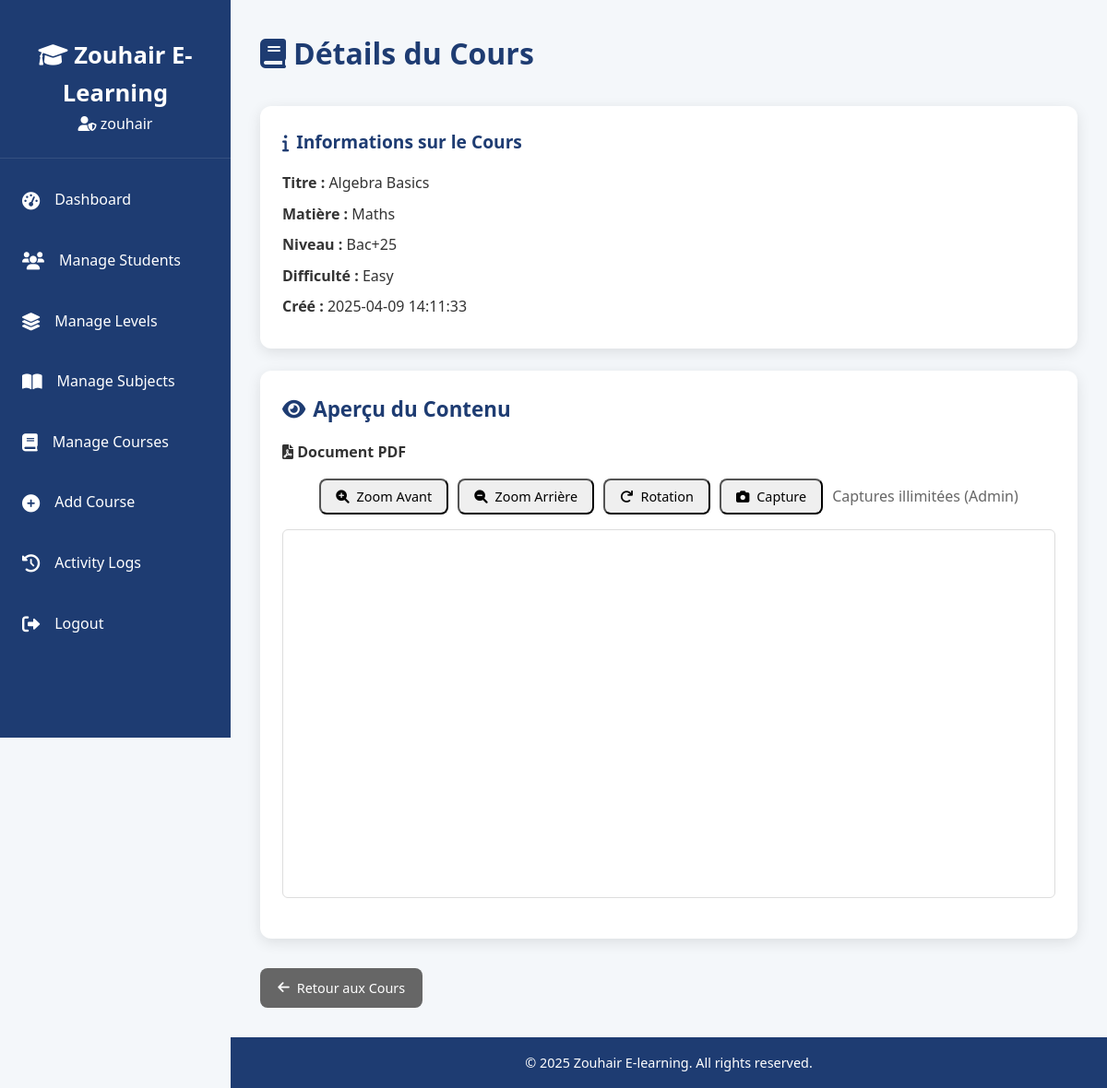
/admin/view_course.php?id=1 (signed in), run on the app's committed database.
### tables this page shows
CREATE TABLE `courses` (
  `id` int(11) NOT NULL,
  `title` varchar(100) NOT NULL,
  `subject_id` int(11) NOT NULL,
  `difficulty` enum('Easy','Medium','Hard') NOT NULL,
  `created_at` datetime DEFAULT current_timestamp()
);

CREATE TABLE `subjects` (
  `id` int(11) NOT NULL,
  `name` varchar(50) NOT NULL,
  `level_id` int(11) NOT NULL,
  `created_at` datetime DEFAULT current_timestamp()
);

CREATE TABLE `levels` (
  `id` int(11) NOT NULL,
  `name` varchar(50) NOT NULL,
  `description` text DEFAULT NULL,
  `created_at` datetime DEFAULT current_timestamp()
);

### admin/view_course.php (the view, shortened to what this page needs)
<?php
require_once '../includes/db_connect.php';
$course_id = (int)$_GET['id'];
$course = $db->query("
    SELECT c.*, s.name AS subject_name, l.name AS level_name
    FROM courses c
    JOIN subjects s ON c.subject_id = s.id
    JOIN levels l ON s.level_id = l.id
    WHERE c.id = $course_id
")->fetch_assoc();
$contents_query = $db->query("SELECT content_type, content_path FROM course_contents WHERE course_id = $course_id");
$contents = [];
while ($row = $contents_query->fetch_assoc()) {
    if ($row['content_type'] === 'PDF') {
        $contents['PDF'] = "serve_pdf.php?file=" . urlencode(basename($row['content_path'])) . "&course_id=" . $course_id;
    } elseif ($row['content_type'] === 'Video') {
        $contents['Video'] = $row['content_path'];
        if (strpos($contents['Video'], 'youtube.com/watch?v=') !== false) {
            $video_id = explode('v=', $contents['Video'])[1];
            $contents['Video'] = "https://www.youtube.com/embed/" . $video_id;
        }
    }
}
?>
<!DOCTYPE html>
<html lang="fr">
<head>
    <link rel="stylesheet" href="../assets/css/admin.css">
    <link rel="stylesheet" href="https://cdnjs.cloudflare.com/ajax/libs/font-awesome/6.0.0-beta3/css/all.min.css">
</head>
<body oncontextmenu="return false;">
    <?php include '../includes/header.php'; ?>
    <main class="dashboard">
        <h1><i class="fas fa-book"></i> Détails du Cours</h1>
        <div class="detail-card">
            <h3><i class="fas fa-info"></i> Informations sur le Cours</h3>
            <p><strong>Titre :</strong> <?php echo htmlspecialchars($course['title']); ?></p>
            <p><strong>Matière :</strong> <?php echo htmlspecialchars($course['subject_name']); ?></p>
            <p><strong>Niveau :</strong> <?php echo htmlspecialchars($course['level_name']); ?></p>
            <p><strong>Difficulté :</strong> <?php echo $course['difficulty']; ?></p>
            <p><strong>Créé :</strong> <?php echo $course['created_at']; ?></p>
        </div>
        <div class="detail-card content-preview">
            <h3><i class="fas fa-eye"></i> Aperçu du Contenu</h3>
            <?php if (isset($contents['PDF'])): ?>
                <div class="content-section">
                    <h4><i class="fas fa-file-pdf"></i> Document PDF</h4>
                    <div class="pdf-controls">
                        <button id="zoomInBtn" class="btn-action"><i class="fas fa-search-plus"></i> Zoom Avant</button>
                        <button id="zoomOutBtn" class="btn-action"><i class="fas fa-search-minus"></i> Zoom Arrière</button>
                        <button id="rotateBtn" class="btn-action"><i class="fas fa-redo"></i> Rotation</button>
                        <button id="screenshotBtn" class="btn-action"><i class="fas fa-camera"></i> Capture</button>
                        <span id="screenshotInfo">Captures illimitées (Admin)</span>
                    </div>
                    <div class="pdf-viewer" id="pdfViewer" tabindex="0"></div>
                </div>
            <?php endif; ?>
        </div>
        <a href="manage_courses.php" class="btn-action back"><i class="fas fa-arrow-left"></i> Retour aux Cours</a>
    </main>
    <?php include '../includes/footer.php'; ?>
</body>
</html>

### includes/header.php (shortened to what this page needs)
<?php
require_once '../includes/db_connect.php';
$admin_id = $_SESSION['admin_id'];
$admin = $db->query("SELECT username FROM admins WHERE id = $admin_id")->fetch_assoc();
$admin_name = $admin ? htmlspecialchars($admin['username']) : 'Admin';
?>
<!DOCTYPE html>
<html lang="en">
<head>
    <link rel="stylesheet" href="../assets/css/admin.css">
    <link rel="stylesheet" href="https://cdn.datatables.net/1.11.5/css/jquery.dataTables.min.css">
    <link rel="stylesheet" href="https://cdnjs.cloudflare.com/ajax/libs/font-awesome/6.0.0-beta3/css/all.min.css">
</head>
<body>
    <aside class="sidebar">
        <div class="sidebar-header">
            <h2><i class="fas fa-graduation-cap"></i> Zouhair E-Learning</h2>
            <p class="admin-name"><i class="fas fa-user-shield"></i> <?php echo $admin_name; ?></p>
        </div>
        <nav class="sidebar-nav">
            <ul>
                <li><a href="../admin/dashboard.php" <?php echo basename($_SERVER['PHP_SELF']) == 'dashboard.php' ? 'class="active"' : ''; ?>><i class="fas fa-tachometer-alt"></i> <span>Dashboard</span></a></li>
                <li><a href="../admin/manage_students.php" <?php echo basename($_SERVER['PHP_SELF']) == 'manage_students.php' ? 'class="active"' : ''; ?>><i class="fas fa-users"></i> <span>Manage Students</span></a></li>
                <li><a href="../admin/manage_levels.php" <?php echo basename($_SERVER['PHP_SELF']) == 'manage_levels.php' ? 'class="active"' : ''; ?>><i class="fas fa-layer-group"></i> <span>Manage Levels</span></a></li>
                <li><a href="../admin/manage_subjects.php" <?php echo basename($_SERVER['PHP_SELF']) == 'manage_subjects.php' ? 'class="active"' : ''; ?>><i class="fas fa-book-open"></i> <span>Manage Subjects</span></a></li>
                <li><a href="../admin/manage_courses.php" <?php echo basename($_SERVER['PHP_SELF']) == 'manage_courses.php' ? 'class="active"' : ''; ?>><i class="fas fa-book"></i> <span>Manage Courses</span></a></li>
                <li><a href="../admin/add_course.php" <?php echo basename($_SERVER['PHP_SELF']) == 'add_course.php' ? 'class="active"' : ''; ?>><i class="fas fa-plus-circle"></i> <span>Add Course</span></a></li>
                <li><a href="../admin/activity_logs.php" <?php echo basename($_SERVER['PHP_SELF']) == 'activity_logs.php' ? 'class="active"' : ''; ?>><i class="fas fa-history"></i> <span>Activity Logs</span></a></li>
                <li><a href="../admin/logout.php"><i class="fas fa-sign-out-alt"></i> <span>Logout</span></a></li>
            </ul>
        </nav>
    </aside>
    <div class="main-content">

### assets/css/admin.css (style rules this page uses)
* { margin: 0; padding: 0; box-sizing: border-box; font-family: 'Segoe UI', Tahoma, Geneva, Verdana, sans-serif; }
body { background: #f4f7fa; color: #333; line-height: 1.6; overflow-x: hidden; }
.sidebar { position: fixed; top: 0; left: 0; width: 250px; height: 100vh; background: #1e3c72; color: #fff; padding: 1rem 0; transition: transform 0.3s ease; z-index: 1000; }
.sidebar-header { padding: 1.5rem; text-align: center; border-bottom: 1px solid rgba(255, 255, 255, 0.1); }
.sidebar-header h2 { font-size: 1.6rem; font-weight: 600; }
.sidebar-nav ul { list-style: none; margin-top: 1rem; }
.sidebar-nav li { margin: 0.5rem 0; }
.sidebar-nav a { display: flex; align-items: center; padding: 1rem 1.5rem; color: #fff; text-decoration: none; transition: all 0.3s ease; }
.sidebar-nav i { margin-right: 1rem; font-size: 1.2rem; }
.main-content { margin-left: 250px; padding: 2rem; min-height: 100vh; background: #f4f7fa; transition: margin-left 0.3s ease; }
.dashboard h1 { font-size: 2rem; margin-bottom: 2rem; color: #1e3c72; display: flex; align-items: center; gap: 0.5rem; }
.btn-action { display: inline-flex; align-items: center; gap: 0.5rem; padding: 0.6rem 1.2rem; border-radius: 8px; text-decoration: none; font-size: 0.9rem; transition: all 0.3s ease; cursor: pointer; }
.btn-action.back, .btn-action.cancel { background: #666; color: #fff; }
.detail-card { background: #fff; padding: 1.5rem; border-radius: 12px; box-shadow: 0 4px 15px rgba(0, 0, 0, 0.1); margin-bottom: 1.5rem; }
.detail-card h3 { font-size: 1.2rem; color: #1e3c72; margin-bottom: 1rem; display: flex; align-items: center; gap: 0.5rem; }
.detail-card p { margin: 0.5rem 0; }
.sidebar-nav a::before { content: ""; position: absolute; left: 0; top: 0; height: 100%; width: 0; background: rgba(255, 255, 255, 0.1); transition: width 0.3s ease; }
.btn-action i { transition: transform 0.3s ease; }
.pdf-viewer { text-align: center; max-height: 80vh; overflow-y: auto; border: 1px solid #ddd; border-radius: 6px; padding: 1rem; }
.pdf-controls { margin-top: 1rem; display: flex; justify-content: center; align-items: center; gap: 1rem; }
#screenshotInfo { font-size: 1rem; color: #666; }
.content-preview { background: #fff; padding: 1.5rem; border-radius: 12px; box-shadow: 0 4px 15px rgba(0, 0, 0, 0.1); margin-bottom: 2rem; }
.content-preview h3 { font-size: 1.4rem; color: #1e3c72; margin-bottom: 1rem; display: flex; align-items: center; gap: 0.5rem; }
.pdf-viewer { width: 100%; min-height: 400px; max-height: 80vh; overflow-y: auto; overflow-x: hidden; border: 1px solid #ddd; border-radius: 6px; padding: 10px; box-sizing: border-box; display: flex; flex-direction: column; gap: 10px; pointer-events: auto; transition: filter 0.3s ease; }
.pdf-controls { margin-bottom: 1rem; display: flex; gap: 10px; align-items: center; }
.pdf-controls .btn-action { padding: 0.5rem 1rem; font-size: 0.9rem; }

### admin/view_course.php (style rules this page uses)
body { user-select: none; -webkit-user-select: none; -moz-user-select: none; -ms-user-select: none; }
.pdf-controls { pointer-events: auto; margin-bottom: 10px; }
.content-section { margin-bottom: 20px; }
.pdf-viewer, .video-viewer { border: 1px solid #ddd; border-radius: 5px; }

### data on the page
courses: title "Algebra Basics", subject.name "Maths", levels.name "Bac+25", difficulty "Easy", created_at "2025-04-09 14:11:33"

### other printed values
$admin_name "zouhair"
